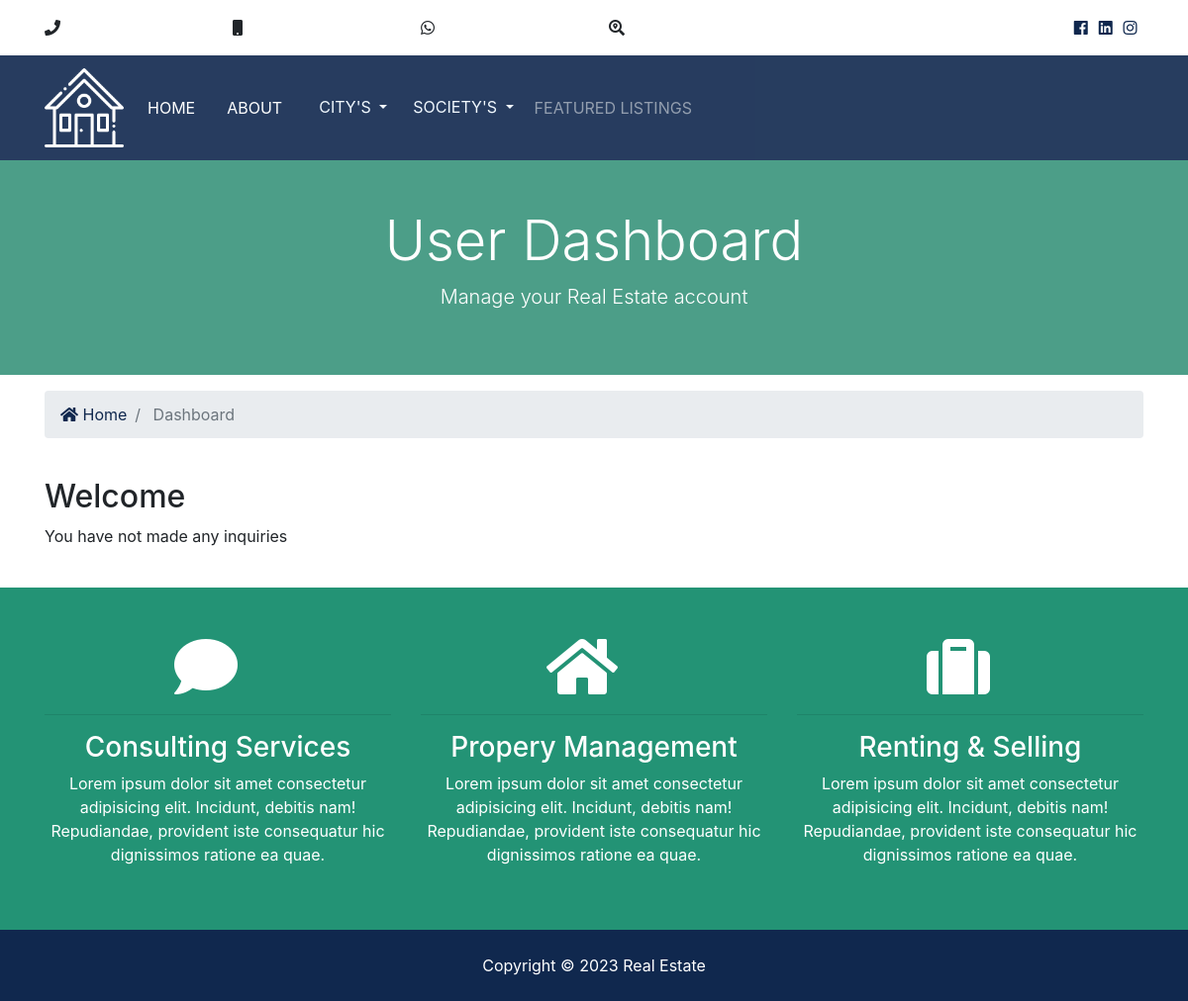
Before: /accounts/dashboard (signed in) with the older database file.
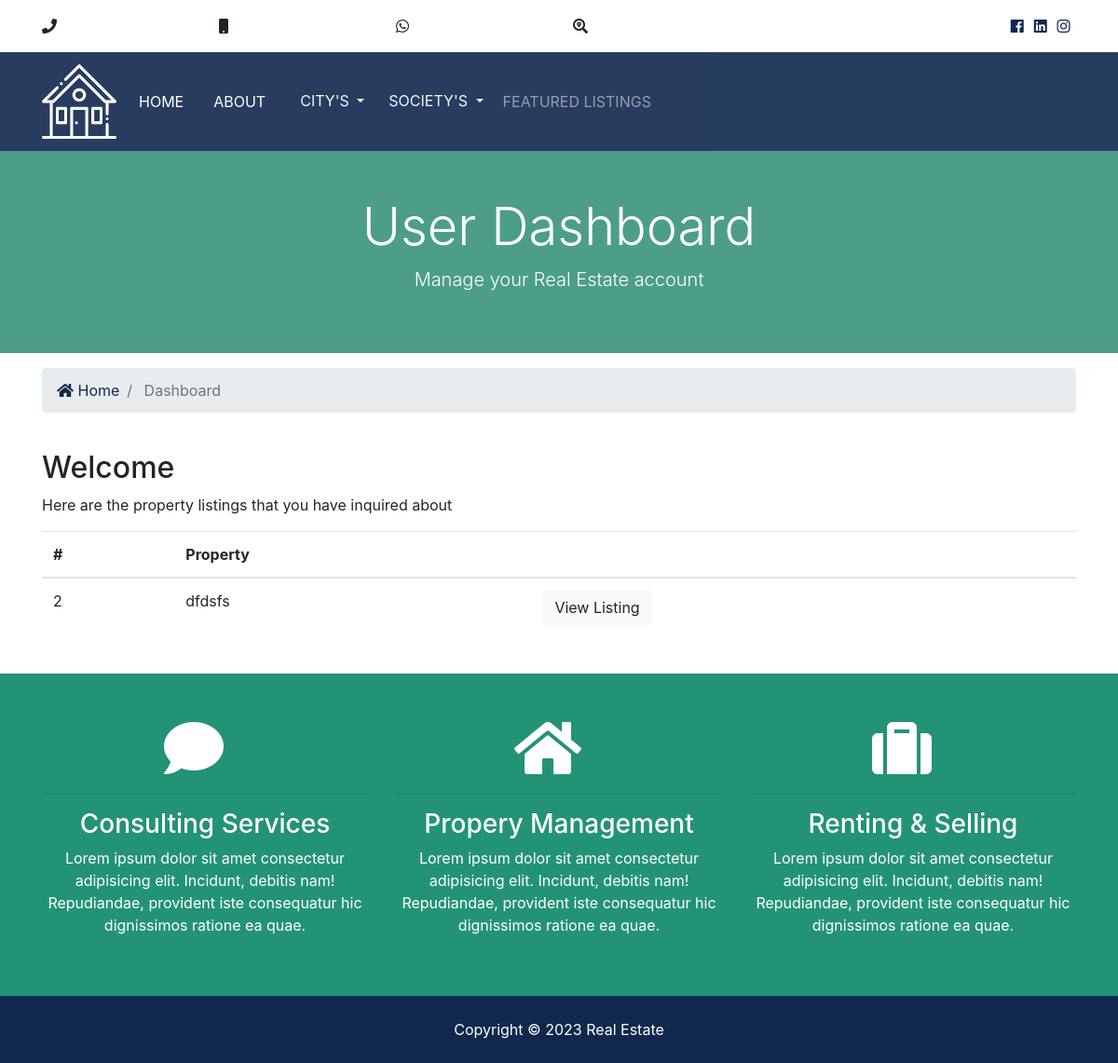
After: the same page with the newer database file.
### contacts/models.py (models this page shows, shortened)
class Contact(models.Model):
  listing = models.CharField(max_length=200)
  listing_id = models.IntegerField()
  name = models.CharField(max_length=200)
  email = models.CharField(max_length=100)
  phone = models.CharField(max_length=100)
  message = models.TextField(blank=True)
  contact_date = models.DateTimeField(default=datetime.now, blank=True)
  user_id = models.IntegerField(blank=True)

### accounts/views.py (the view)
# urls.py: path('dashboard', views.dashboard, name='dashboard')
def dashboard(request):
  user_contacts = Contact.objects.order_by('-contact_date').filter(user_id=request.user.id)
  context = {
    'contacts': user_contacts
  }
  return render(request, 'accounts/dashboard.html', context)

### templates/accounts/dashboard.html (shortened to what this page needs)
{% extends 'base.html' %}
{% block content %}
<section id="showcase-inner" class="py-5 text-white">
    <div class="container">
      <div class="row text-center">
        <div class="col-md-12">
          <h1 class="display-4">User Dashboard</h1>
          <p class="lead">Manage your  Real Estate account</p>
        </div>
      </div>
    </div>
  </section>
  <section id="bc" class="mt-3">
    <div class="container">
      <nav aria-label="breadcrumb">
        <ol class="breadcrumb">
          <li class="breadcrumb-item">
            <a href="{% url 'index' %}">
              <i class="fas fa-home"></i> Home</a>
          </li>
          <li class="breadcrumb-item active"> Dashboard</li>
        </ol>
      </nav>
    </div>
  </section>
  <section id="dashboard" class="py-4">
    <div class="container">
      <div class="row">
        <div class="col-md-12">
          <h2>Welcome {{ user.first_name }}</h2>
          {% if contacts %}
            <p>Here are the property listings that you have inquired about</p>
            <table class="table">
              <thead>
                <tr>
                  <th scope="col">#</th>
                  <th scope="col">Property</th>
                  <th></th>
                </tr>
              </thead>
              <tbody>
                {% for contact in contacts %}
                  <tr>
                    <td>{{ contact.id }}</td>
                    <td>{{ contact.listing }}</td>
                    <td>
                      <a class="btn btn-light" href="{% url 'listing' contact.listing_id %}">View Listing</a>
                    </td>
                  </tr>
                {% endfor %}
              </tbody>
            </table>
          {% else %}
            <p>You have not made any inquiries</p>
          {% endif %}
        </div>
      </div>
    </div>
  </section>
    {% include 'partials/services.html' %}
  {% endblock %}

Changed rows visible on the page:
added Contact: id "2", listing "dfdsfs"
Other visible differences:
text no longer shown: "You have not made any inquiries"
text now shown: "Here are the property listings that you have inquired about # Property"
